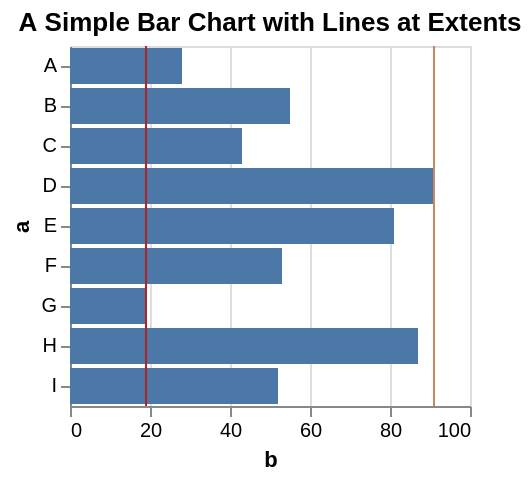

Source (Vega-Lite JSON):
### Vega specification from a JSON file in a GitHub repository (floating-point values rounded to 4 significant figures)
{"$schema": "https://vega.github.io/schema/vega/v5.json", "background": "white", "padding": 5, "width": 200, "title": {"text": "A Simple Bar Chart with Lines at Extents", "frame": "group"}, "style": "cell", "data": [{"name": "source_0", "values": [{"a": "A", "b": 28}, {"a": "B", "b": 55}, {"a": "C", "b": 43}, {"a": "D", "b": 91}, {"a": "E", "b": 81}, {"a": "F", "b": 53}, {"a": "G", "b": 19}, {"a": "H", "b": 87}, {"a": "I", "b": 52}]}, {"name": "data_0", "source": "source_0", "transform": [{"type": "extent", "field": "b", "signal": "b_extent"}]}, {"name": "data_1", "source": "data_0", "transform": [{"type": "stack", "groupby": ["a"], "field": "b", "sort": {"field": [], "order": []}, "as": ["b_start", "b_end"], "offset": "zero"}, {"type": "filter", "expr": "isValid(datum[\"b\"]) && isFinite(+datum[\"b\"])"}]}], "signals": [{"name": "y_step", "value": 20}, {"name": "height", "update": "bandspace(domain('y').length, 0.1, 0.05) * y_step"}], "marks": [{"name": "layer_0_marks", "type": "rect", "style": ["bar"], "from": {"data": "data_1"}, "encode": {"update": {"fill": {"value": "#4c78a8"}, "ariaRoleDescription": {"value": "bar"}, "description": {"signal": "\"b: \" + (format(datum[\"b\"], \"\")) + \"; a: \" + (isValid(datum[\"a\"]) ? datum[\"a\"] : \"\"+datum[\"a\"])"}, "x": {"scale": "x", "field": "b_end"}, "x2": {"scale": "x", "field": "b_start"}, "yc": {"scale": "y", "field": "a", "band": 0.5}, "height": {"signal": "max(0.25, bandwidth('y'))"}}}}, {"name": "layer_1_marks", "type": "rule", "style": ["rule"], "from": {"data": "data_0"}, "encode": {"update": {"stroke": {"value": "firebrick"}, "x": {"signal": "scale('x', b_extent[0])"}, "y": {"value": 0}, "y2": {"field": {"group": "height"}}}}}, {"name": "layer_2_marks", "type": "rule", "style": ["rule"], "from": {"data": "data_0"}, "encode": {"update": {"stroke": {"value": "#ca8861"}, "x": {"signal": "scale('x', b_extent[1])"}, "y": {"value": 0}, "y2": {"field": {"group": "height"}}}}}], "scales": [{"name": "x", "type": "linear", "domain": {"data": "data_1", "fields": ["b_start", "b_end"]}, "range": [0, {"signal": "width"}], "nice": true, "zero": true}, {"name": "y", "type": "band", "domain": {"data": "data_1", "field": "a", "sort": true}, "range": {"step": {"signal": "y_step"}}, "paddingInner": 0.1, "paddingOuter": 0.05}], "axes": [{"scale": "x", "orient": "bottom", "gridScale": "y", "grid": true, "tickCount": {"signal": "ceil(width/40)"}, "domain": false, "labels": false, "aria": false, "maxExtent": 0, "minExtent": 0, "ticks": false, "zindex": 0}, {"scale": "x", "orient": "bottom", "grid": false, "title": "b", "labelFlush": true, "labelOverlap": true, "tickCount": {"signal": "ceil(width/40)"}, "zindex": 0}, {"scale": "y", "orient": "left", "grid": false, "title": "a", "zindex": 0}]}
